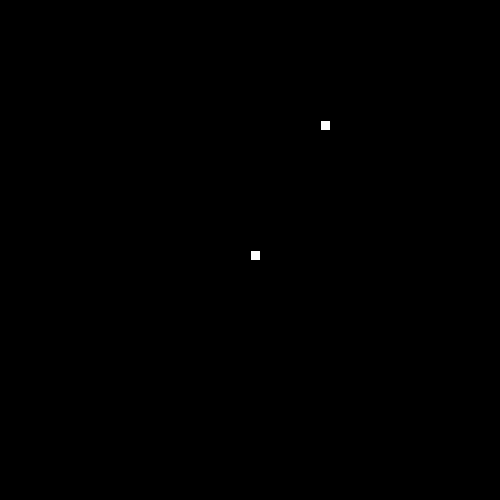
Frame 1 (no input)
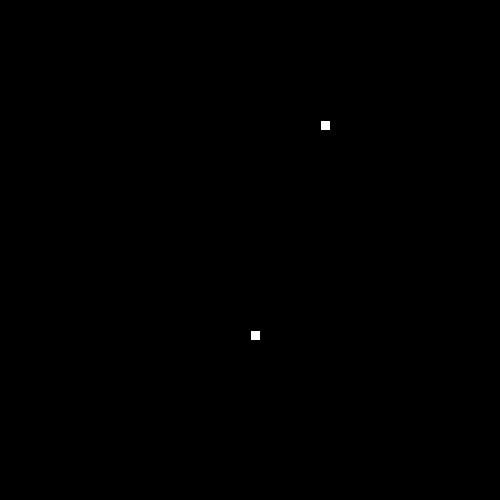
Frame 60 (the mouse pressed at the canvas centre just before this capture)
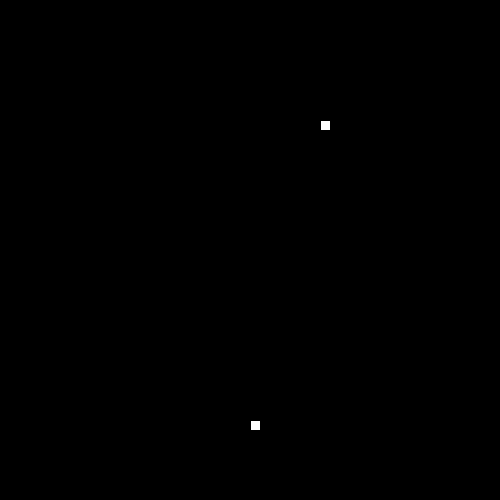
Frame 120 (the mouse held since frame 60 and released just before this capture)

The Processing sketch that drew these frames (run headless with seeded random() and noise(); from frame 60 on, the mouse is pressed at the canvas centre):

// Processing sketch: sketch_180607a
// ── sketch_180607a.pde
// 1. Follow the recipe instructions inside the Segment class.
// This class will be used to represent each part of the moving snake.
public class Segment {
  //2. Create x and y member variables to hold the location of each segment.
  int x;
  int y;
  // 3. Add a constructor with parameters to initialize each variable.
  Segment(int x, int y){
    this.x = x;
    this.y = y;
  }
  // 4. Add getter and setter methods for both the x and y member variables.
  void setX(int x){
   this.x = x; 
  }
  void setY(int y){
    this.y = y;
  }
  int getX(){
   return x;
  }
  int getY(){
   return y; 
  }
}
// 5. Create (but do not initialize) a Segment variable to hold the head of the Snake
Segment head;

// 6. Create and initialize String to hold the direction of your snake e.g. "up"
final String up = "up";
final String down = "down";
final String left = "left";
final String right = "right";
String direction = down;

// 7. Create and initialize a variable to hold how many pieces of food the snake has eaten.
int foodEaten = 0;

// 8. Create and initialize foodX and foodY variables to hold the location of the food.
// (Hint: use the random method to set both the x and y to random locations within the screen size (500 by 500).)
int foodX = ((int)random(50)*10);
int foodY = ((int)random(50)*10);

void setup() {
  // 9. Set the size of your sketch (500 by 500).
  size(500, 500);

  // 10. initialize your head to a new segment.
head = new Segment(250, 250);
  // 11. Use the frameRate(int rate) method to set the rate to 20.
frameRate(20);
}

void draw() {
  background(0);

  //12. Call the drawFood, drawSnake, move, and collision methods.
  drawFood();

  drawTail();
  drawSnake();
  move();
  collision();
}

// 13. Complete the drawFood method below. (Hint: each piece of food should be a 10 by 10 rectangle).
void drawFood() {
  fill(255, 255, 255);
  rect(foodX, foodY, 10, 10);
}

//14. Draw the snake head
void drawSnake() {
  fill(255, 255, 255);
  rect(head.x, head.y, 10, 10);
  //test your code
}

// 15. Complete the move method below.
void move() {
  // 16. Create a switch statement using your direction variable. Depending on the direction, add a new segment to your snake.
  // The first case will look like this
  switch(direction) {
  case up:
   head = new Segment(head.getX(), head.getY() - 10);
  break;
  case down:
   head = new Segment(head.getX(), head.getY() + 10);
  break;
  case left:
   head = new Segment(head.getX() - 10, head.getY());
  break;
  case right:
   head = new Segment(head.getX() + 10, head.getY());
  break;
  }

  // 17. Call the checkBoundaries method to make sure the snake doesn't go off the screen.
checkBoundaries();
}

// 18. Complete the keyPressed method below. Use if statements to set your direction variable depending on what key is pressed. 
void keyPressed() {

    if(direction==down){
      if( keyCode== UP){
        direction = down;
      }
    }else if( keyCode== UP){
    direction = up;
    }
    if(direction==up){
      if( keyCode== DOWN){
        direction = up;
      }
    }else if( keyCode== DOWN){
      direction = down;
    }
    if(direction==right){
      if( keyCode== LEFT){
        direction = right;
      }
    }else if( keyCode== LEFT){
    direction = left;
    }
    if(direction==left){
      if( keyCode== RIGHT){
        direction = left;
      }
    }else if( keyCode== RIGHT){
    direction = right;
  
}
}
// 19. check if your head is out of bounds (teleport you snake to the other side).
void checkBoundaries() {
  
  if(0>head.x){
   head.x = 500;
  }
  if(500<head.x){
   head.x = 0;
  }
   if(0>head.y){
   head.y = 500;
  }
  if(500<head.y){
   head.y = 0;
  }

}


//20. Make sure that the key for your current direction’s opposite doesn’t work(i.e. If you’re going up, down key shouldn’t work)
// It's up there.
// 21. Complete the missing parts of the collision method below.
void collision() {
  // If the segment is colliding with a piece of food...
  if(head.x == foodX && head.y == foodY){
    
  
    // Increase the amount of food eaten and set foodX and foodY to new random locations.
    foodEaten ++;
    foodX = ((int)random(50)*10);
    foodY = ((int)random(50)*10);
  }
}


/**
 ** Part 2: making the tail 
 **/
//  1. Create and initialize an ArrayList of Segments. (This will be your snake!)
ArrayList<Segment> body = new ArrayList<Segment>();
// 2. Complete the missing parts of the drawTail method below.
void drawTail() {
  // Add your head to your ArrayList
body.add(head);
  // Draw a 10 by 10 rectangle for each Segment in your snake ArrayList.
for(Segment n: body){
  fill(255, 255, 255);
  rect(n.x, n.y, 10, 10);
}

  // While the snake size is greater than your food, remove the first Segment in your snake.
  while(body.size() > foodEaten){
    body.remove(0);
  }
}

// 3. Complete the missing parts of the bodyCollision method below.
void bodyCollision() {
  // If different segments have the same location...
        // Set food back to 3.
   for(Segment m: body){
    if(head.x == m.x && head.y == m.y){
      foodEaten = 3;
    }
  }
    
}
